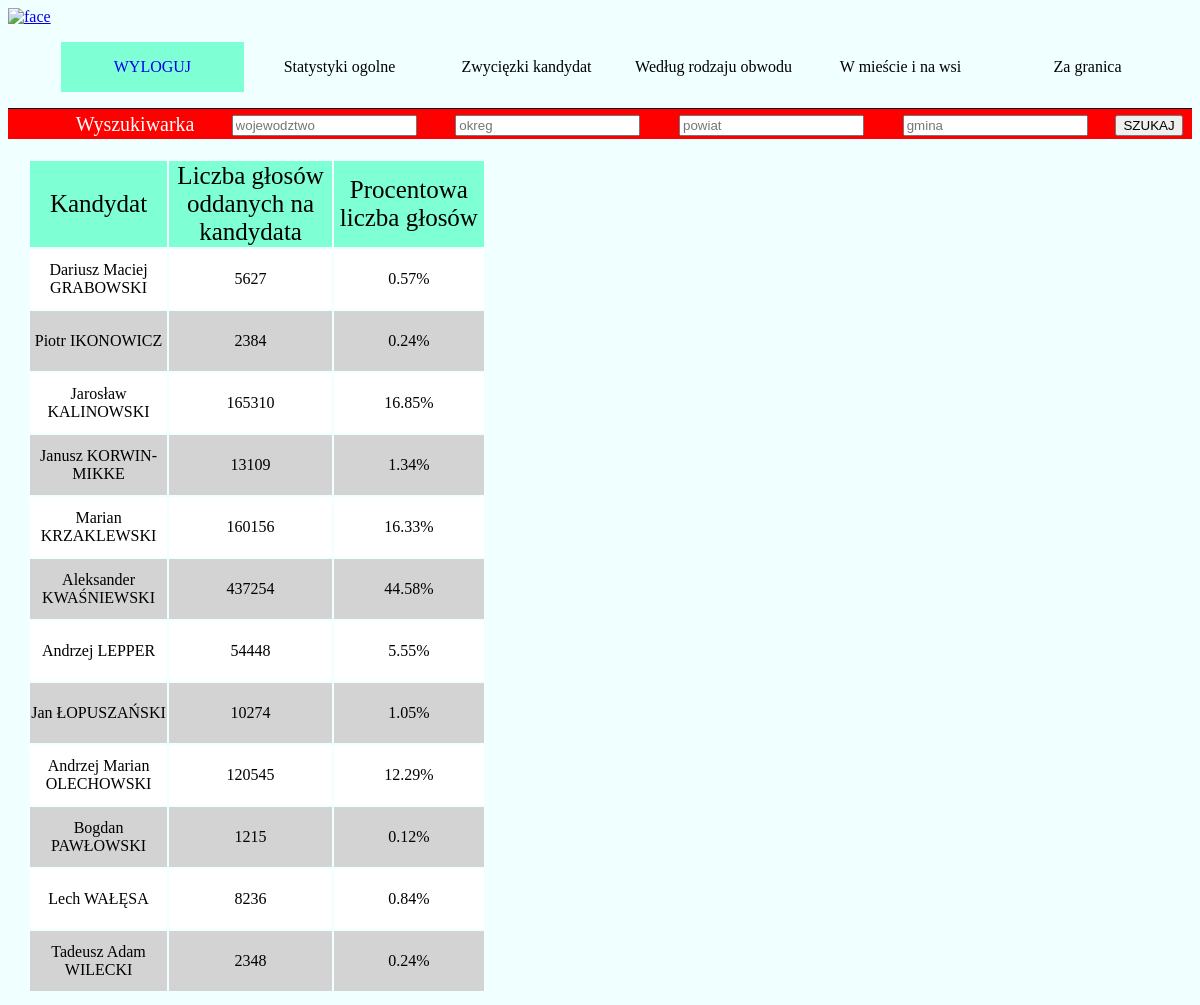
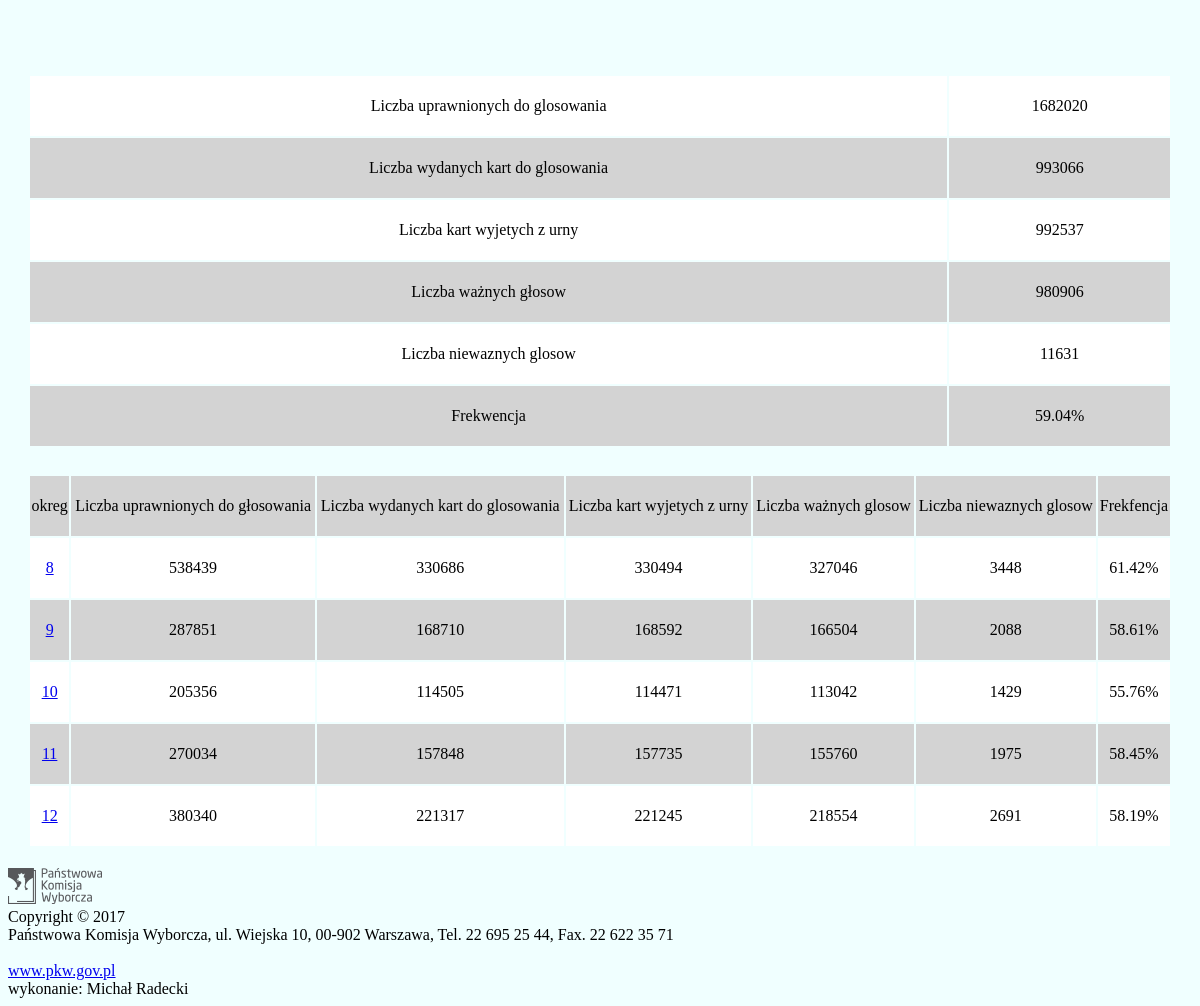
The page /polska/wojewodztwo/LUBELSKIE on the database its author committed (2 pictures, top to bottom).
### wyniki/models.py (models this page shows, shortened)
class Kandydat(models.Model):
    numerKandydata = models.CharField(max_length=100) # w1, w2, itd.
    imieINazwisko = models.CharField(max_length=100)

class Wynik(models.Model):
    wojewodztwo = models.CharField(max_length=100)
    okreg = models.CharField(max_length=100)
    powiat = models.CharField(max_length=100)
    gmina = models.CharField(max_length=100)
    w1 = models.FloatField(default=0)
    w2 = models.FloatField(default=0)
    w3 = models.FloatField(default=0)
    w4 = models.FloatField(default=0)
    w5 = models.FloatField(default=0)
    w6 = models.FloatField(default=0)
    w7 = models.FloatField(default=0)
    w8 = models.FloatField(default=0)
    w9 = models.FloatField(default=0)
    w10 = models.FloatField(default=0)
    w11 = models.FloatField(default=0)
    w12 = models.FloatField(default=0)
    uprawnionych = models.IntegerField(default=0)
    wydanych_kart = models.IntegerField(default=0)
    wyjetych_kart = models.IntegerField(default=0)
    niewaznych_glosow = models.IntegerField(default=0)
    waznych_glosow = models.IntegerField(default=0)

### wyniki/views.py (the view, shortened to what this page needs)
def strona(request, wojewodztwo, okreg, powiat, gmina):
    powiat = str(powiat).replace("_", " ")
    gmina = str(gmina).replace("_", " ")
    print("******************************************************")
    print("Nazwa obszaru jest " + wojewodztwo + "/" + okreg + "/" + powiat + "/" + gmina)
    print("******************************************************")
    print("przeszlismy logowanie")
    kandydaci = Kandydat.objects.all()
    typ_statystyk = ""
    wyniki_ogolne = Wynik.objects.filter(wojewodztwo=wojewodztwo, okreg=okreg, powiat=powiat, gmina=gmina)
    if wojewodztwo == "":
        typ_statystyk = "wojewodztwo"
        staty_szczegolowe = Wynik.objects.filter(okreg="").exclude(wojewodztwo="")
    elif okreg == "":
        typ_statystyk = "okreg"
        staty_szczegolowe = Wynik.objects.filter(wojewodztwo=wojewodztwo, powiat="").exclude(okreg="")
    elif powiat == "":
        typ_statystyk = "powiat"
        staty_szczegolowe = Wynik.objects.filter(wojewodztwo=wojewodztwo, okreg=okreg, gmina="").exclude(powiat="")
    elif gmina == "":
        typ_statystyk = "gmina"
        staty_szczegolowe = Wynik.objects.filter(wojewodztwo=wojewodztwo, okreg=okreg, powiat=powiat).exclude(gmina="")
    w = wyniki_ogolne[0]
    liczba_glosow = [w.w1, w.w2, w.w3, w.w4, w.w5, w.w6, w.w7, w.w8, w.w9, w.w10, w.w11, w.w12]
    suma_glosow = 0
    for i in range(12):
        suma_glosow += liczba_glosow[i]
    procentowa_liczba_glosow = [liczba_glosow[i] * 100 / suma_glosow for i in range(12)]
    parzyste = [{'kandydat': kandydaci[i * 2].imieINazwisko, 'glosy': int(liczba_glosow[i * 2]),
                 'procent': format(procentowa_liczba_glosow[i * 2], '.2f')} for i in range(6)]
    nieparzyste = [{'kandydat': kandydaci[i * 2 + 1].imieINazwisko, 'glosy': int(liczba_glosow[i * 2 + 1]),
                    'procent': format(procentowa_liczba_glosow[i * 2 + 1], '.2f')} for i in range(6)]
    dane = [{'parzyste': parzyste[i], 'nieparzyste': nieparzyste[i]} for i in range(6)]
    nazwa_wykresu = "Polska"
    frekwencja = w.wydanych_kart * 100 / w.uprawnionych
    if typ_statystyk == "wojewodztwo" or typ_statystyk == "okreg":
        frekwencja_szczegolowa = [wynik.wydanych_kart * 100 / wynik.uprawnionych for wynik in staty_szczegolowe]
        wyniki_szczegolowe = [{
            'szczegoly': staty_szczegolowe[i],
            'frekwencja': format(frekwencja_szczegolowa[i], '.2f'),
        } for i in range(staty_szczegolowe.__len__())]
    dane_do_wykresu = [{
        'kandydat': kandydaci[i].imieINazwisko,
        'glosy': liczba_glosow[i],
        'procent': format(procentowa_liczba_glosow[i], '.2f')
    } for i in range(12)]
    return render(request, 'wyniki/templateStrony.html', {
        'dane': dane,
        'nazwa_wykresu': nazwa_wykresu,
        'statystyki_obszaru': w,
        'frekwencja': format(frekwencja, '.2f'),
        'typ_statystyk': typ_statystyk,
        'wyniki_szczegolowe': wyniki_szczegolowe,
        'dane_do_wykresu': dane_do_wykresu,
        'suma_glosow': suma_glosow,
    })

### templates/wyniki/templateStrony.html (shortened to what this page needs)
{% load static %}
<!DOCTYPE html>
<html xmlns:width="http://www.w3.org/1999/xhtml">
<head>
    <link rel="stylesheet" href="{% static "css/style.css" %}?{% now "U" %}" type="text/css"/>
    <link rel="stylesheet" href="https://www.amcharts.com/lib/3/plugins/export/export.css" type="text/css" media="all"/>
</head>
<body>
<div id="container">
    {% include "wyniki/logoAndNavigation.html" %}
    <div id="content">
        <div id="wyniki_kandydatow">
            <div id="wyniki">
                <table id="tabela_wyniki">
                    <tr class="wiersz_glowny">
                        <td class="kol1">Kandydat</td>
                        <td class="kol2">Liczba głosów oddanych na kandydata</td>
                        <td class="kol2">Procentowa liczba głosów</td>
                    </tr>
                    {% for x in dane %}
                        <tr class="wiersz1">
                            <td class="kol1">{{ x.parzyste.kandydat }}</td>
                            <td class="kol2">{{ x.parzyste.glosy }}</td>
                            <td class="kol2">{{ x.parzyste.procent }}%</td>
                        </tr>
                        <tr class="wiersz2">
                            <td class="kol1">{{ x.nieparzyste.kandydat }}</td>
                            <td class="kol2">{{ x.nieparzyste.glosy }}</td>
                            <td class="kol2">{{ x.nieparzyste.procent }}%</td>
                        </tr>
                    {% endfor %}
                </table>
            </div>
            <div id="pole_wykresu">
                <div id="wykresKolumnowy" style="height: 900px"></div>
            </div>
        </div>
    </div>
    <div id="statystyki_i_frekfencja" style="height:360px">
        <table id="statystyki_tabela">
            <tr class="wiersz1">
                <td class="kol1">Liczba uprawnionych do glosowania</td>
                <td class="kol2">{{ statystyki_obszaru.uprawnionych }}</td>
            </tr>
            <tr class="wiersz2">
                <td class="kol1">Liczba wydanych kart do glosowania</td>
                <td class="kol2">{{ statystyki_obszaru.wydanych_kart }}</td>
            </tr>
            <tr class="wiersz1">
                <td class="kol1">Liczba kart wyjetych z urny</td>
                <td class="kol2">{{ statystyki_obszaru.wyjetych_kart }}</td>
            </tr>
            <tr class="wiersz2">
                <td class="kol1">Liczba ważnych głosow</td>
                <td class="kol2">{{ statystyki_obszaru.waznych_glosow }}</td>
            </tr>
            <tr class="wiersz1">
                <td class="kol1">Liczba niewaznych glosow</td>
                <td class="kol2">{{ statystyki_obszaru.niewaznych_glosow }}</td>
            </tr>
            <tr class="wiersz2">
                <td class="kol1">Frekwencja</td>
                <td class="kol2">{{ frekwencja }}%</td>
            </tr>
        </table>
    </div>
    {% if typ_statystyk != "" %}
        <div id="wyniki_kandydatow">
            <table id="tabela_wyniki">
                <tr class="wiersz2">
                    <td>{{ typ_statystyk }}</td>
                    <td>Liczba uprawnionych do głosowania</td>
                    <td>Liczba wydanych kart do glosowania</td>
                    <td>Liczba kart wyjetych z urny</td>
                    <td>Liczba ważnych glosow</td>
                    <td>Liczba niewaznych glosow</td>
                    <td>Frekfencja</td>
                </tr>
                {% for wynik in wyniki_szczegolowe %}
                    {% if forloop.counter|divisibleby:2 %}
                        <tr class="wiersz2">
                            {% else %}
                        <tr class="wiersz1">
                    {% endif %}
                {% if typ_statystyk == 'wojewodztwo' %}
                    <td><a href="{% url 'woj' wojewodztwo=wynik.szczegoly.wojewodztwo %}">
                        {{ wynik.szczegoly.wojewodztwo }}</a>
                    </td>
                {% elif typ_statystyk == "okreg" %}
                    <td><a href="{% url 'okr' wojewodztwo=wynik.szczegoly.wojewodztwo okreg=wynik.szczegoly.okreg %}">
                        {{ wynik.szczegoly.okreg }}</a>
                    </td>
                {% elif typ_statystyk == "powiat" %}
                    <td><a href="{% url 'pow' wojewodztwo=wynik.szczegoly.wojewodztwo okreg=wynik.szczegoly.okreg powiat=wynik.powiat_z_podkreslnikiem %}">
                        {{ wynik.szczegoly.powiat }}</a>
                    </td>
                {% elif typ_statystyk == "gmina" %}
                    <td><a href="{% url 'gmi' wojewodztwo=wynik.szczegoly.wojewodztwo okreg=wynik.szczegoly.okreg powiat=wynik.powiat_z_podkreslnikiem gmina=wynik.gmina_z_podkreslnikiem %}">
                        {{ wynik.szczegoly.gmina }}</a>
                    </td>
                {% endif %}
                <td>{{ wynik.szczegoly.uprawnionych }}</td>
                <td>{{ wynik.szczegoly.wydanych_kart }}</td>
                <td>{{ wynik.szczegoly.wyjetych_kart }}</td>
                <td>{{ wynik.szczegoly.waznych_glosow }}</td>
                <td>{{ wynik.szczegoly.niewaznych_glosow }}</td>
                <td>{{ wynik.frekwencja }}%</td>
                </tr>
                {% endfor %}
            </table>
        </div>
    {% endif %}
    <div id="footer">
        <div>
            <img src="{% static "img/logo_pkw_footer.png" %}" class="img-responsive" alt="footer"/>
        </div>
        <div>
            Copyright © 2017
        </div>
        <div>
            Państwowa Komisja Wyborcza, ul. Wiejska 10, 00-902 Warszawa, Tel. 22 695 25 44, Fax. 22 622 35
            71<br/><br/><a href="../www.pkw.gov.pl/index.html" target="_blank">www.pkw.gov.pl</a>
        </div>
        <div>
            wykonanie: Michał Radecki
        </div>
    </div>
</div>
</body>

### static/css/style.css (style rules this page uses)
body { background-color: azure ; }
#container { width:100%; }
#wyniki_kandydatow { vertical-align: middle; padding: 20px; }
#wyniki { float:left; text-align: center; width:40%; }
#tabela_wyniki { width: 100%; }
.wiersz_glowny { background-color: aquamarine; height: 60px; font-size: 25px; }
.wiersz1 { background-color: white; height: 60px; text-align: center; }
.wiersz2 { background-color: lightgray; height: 60px; text-align: center; }
#pole_wykresu { float:left; width:60%; }
#statystyki_i_frekfencja { clear: both; height: 700px; padding: 20px; }
#statystyki_tabela { width: 100%; }
#footer { clear:both; width:100%; align-content: center; }
#footer > div { vertical-align: center; }

### rows shown on the page
Kandydat: parzyste.kandydat "Dariusz Maciej GRABOWSKI"
Kandydat: nieparzyste.kandydat "Piotr IKONOWICZ"
Kandydat: parzyste.kandydat "Jarosław KALINOWSKI"
Kandydat: nieparzyste.kandydat "Janusz KORWIN-MIKKE"
Kandydat: parzyste.kandydat "Marian KRZAKLEWSKI"
Kandydat: nieparzyste.kandydat "Aleksander KWAŚNIEWSKI"
Kandydat: parzyste.kandydat "Andrzej LEPPER"
Kandydat: nieparzyste.kandydat "Jan ŁOPUSZAŃSKI"
Kandydat: parzyste.kandydat "Andrzej Marian OLECHOWSKI"
Kandydat: nieparzyste.kandydat "Bogdan PAWŁOWSKI"
Kandydat: parzyste.kandydat "Lech WAŁĘSA"
Kandydat: nieparzyste.kandydat "Tadeusz Adam WILECKI"
Wynik: uprawnionych "1682020", wydanych_kart "993066", wyjetych_kart "992537", waznych_glosow "980906", niewaznych_glosow "11631"
Wynik: szczegoly.okreg "8", szczegoly.uprawnionych "538439", szczegoly.wydanych_kart "330686", szczegoly.wyjetych_kart "330494", szczegoly.waznych_glosow "327046", szczegoly.niewaznych_glosow "3448", frekwencja "61.42"
Wynik: szczegoly.okreg "9", szczegoly.uprawnionych "287851", szczegoly.wydanych_kart "168710", szczegoly.wyjetych_kart "168592", szczegoly.waznych_glosow "166504", szczegoly.niewaznych_glosow "2088", frekwencja "58.61"
Wynik: szczegoly.okreg "10", szczegoly.uprawnionych "205356", szczegoly.wydanych_kart "114505", szczegoly.wyjetych_kart "114471", szczegoly.waznych_glosow "113042", szczegoly.niewaznych_glosow "1429", frekwencja "55.76"
Wynik: szczegoly.okreg "11", szczegoly.uprawnionych "270034", szczegoly.wydanych_kart "157848", szczegoly.wyjetych_kart "157735", szczegoly.waznych_glosow "155760", szczegoly.niewaznych_glosow "1975", frekwencja "58.45"
Wynik: szczegoly.okreg "12", szczegoly.uprawnionych "380340", szczegoly.wydanych_kart "221317", szczegoly.wyjetych_kart "221245", szczegoly.waznych_glosow "218554", szczegoly.niewaznych_glosow "2691", frekwencja "58.19"

### other values the page prints
{{ x.parzyste.glosy }} "5627" "165310" "160156" "54448" "120545" "8236"
{{ x.parzyste.procent }} "0.57" "16.85" "16.33" "5.55" "12.29" "0.84"
{{ x.nieparzyste.glosy }} "2384" "13109" "437254" "10274" "1215" "2348"
{{ x.nieparzyste.procent }} "0.24" "1.34" "44.58" "1.05" "0.12" "0.24"
{{ frekwencja }} "59.04"
{{ typ_statystyk }} "okreg"
